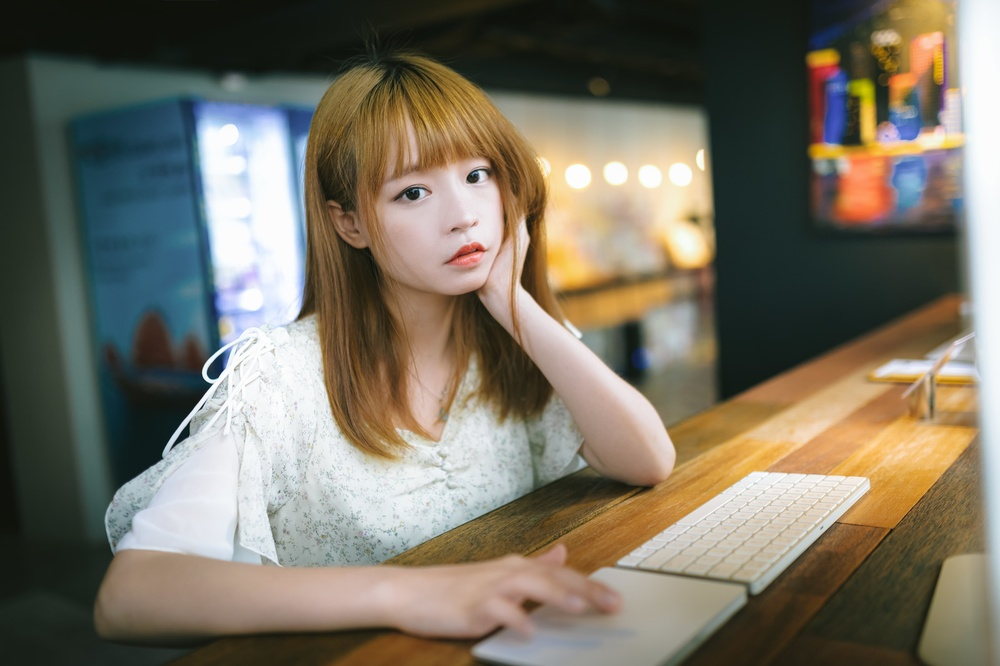
%> input picture kadai_img/free1.jpg, 1000 x 666 px, shrunk from 1600 x 1066 before the run
$ octave kadai3.m   (GNU Octave 9; MATLAB toolbox functions it lacks are replaced by stand-ins)
%> lines starting %> are read from the running program, lines starting %| are printed output that depends on the picture; in (x1, y1, x2, y2) boxes, pixels count from 0 and x2, y2 are one past the last pixel; in counts of white or black regions, pixels touching at a corner belong together; the program's own positions count from 1
% 課題３　閾値処理

clear; % 変数のオールクリア

ORG=imread('free1.jpg'); % 原画像の入力
%> ORG is the input picture: size 666x1000x3 uint8; mean R, G, B 120.3, 114.2, 99.5
ORG= rgb2gray(ORG); % カラー画像を白黒濃淡画像へ変換
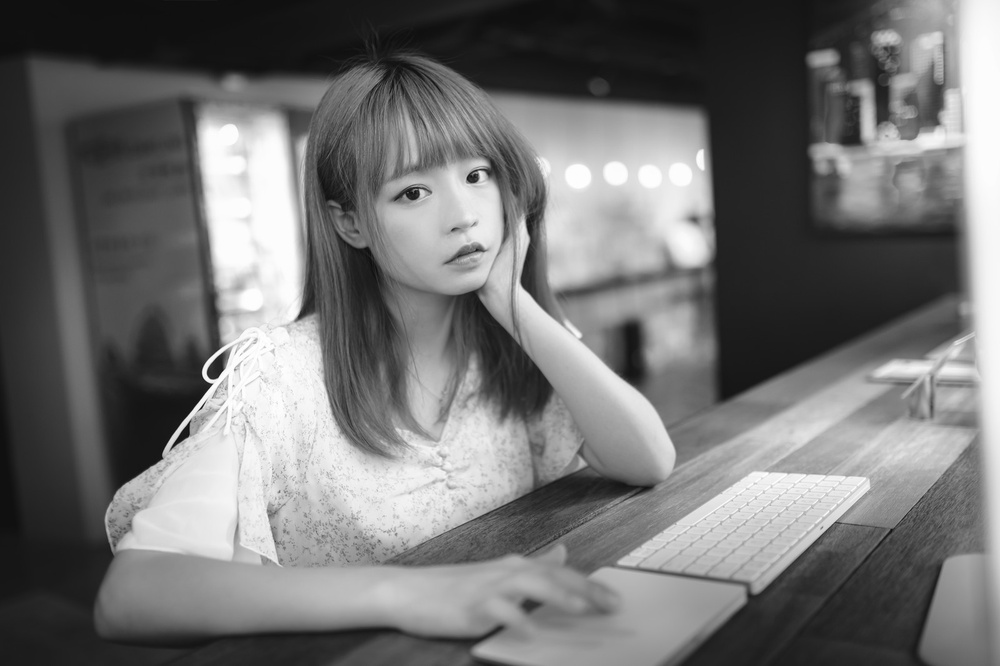
%> ORG: size 666x1000 uint8; min 9, max 255, mean 114.4

imagesc(ORG); colormap(gray); colorbar; % 画像の表示
pause;

IMG = ORG > 64; % 輝度値が64以上の画素を1，その他を0に変換
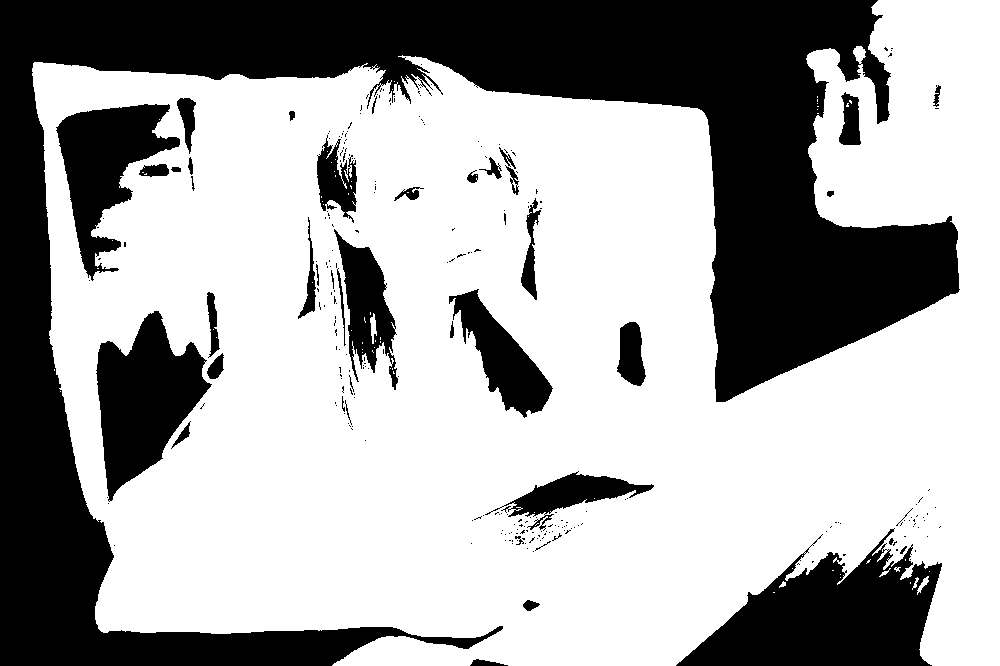
%> IMG: size 666x1000 logical; 65.5% white; 269 black regions (225 under 20 px), largest, box (x1, y1, x2, y2) and area: (0, 0, 960, 666) 165940, (676, 528, 942, 666) 19949, (96, 311, 212, 502) 11964
imagesc(IMG); colormap(gray); colorbar;
pause;

IMG = ORG > 96;
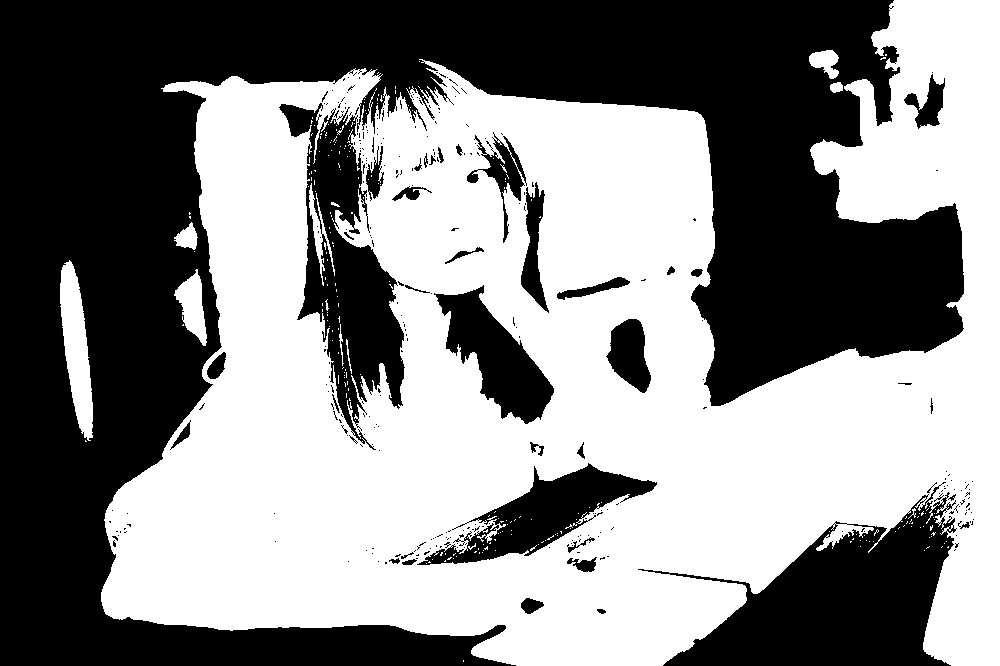
%> IMG: size 666x1000 logical; 53.2% white; 299 black regions (260 under 20 px), largest, box (x1, y1, x2, y2) and area: (0, 0, 964, 666) 242233, (638, 482, 957, 666) 26494, (279, 103, 405, 450) 17226
imagesc(IMG); colormap(gray); colorbar;
pause;

IMG = ORG > 128;
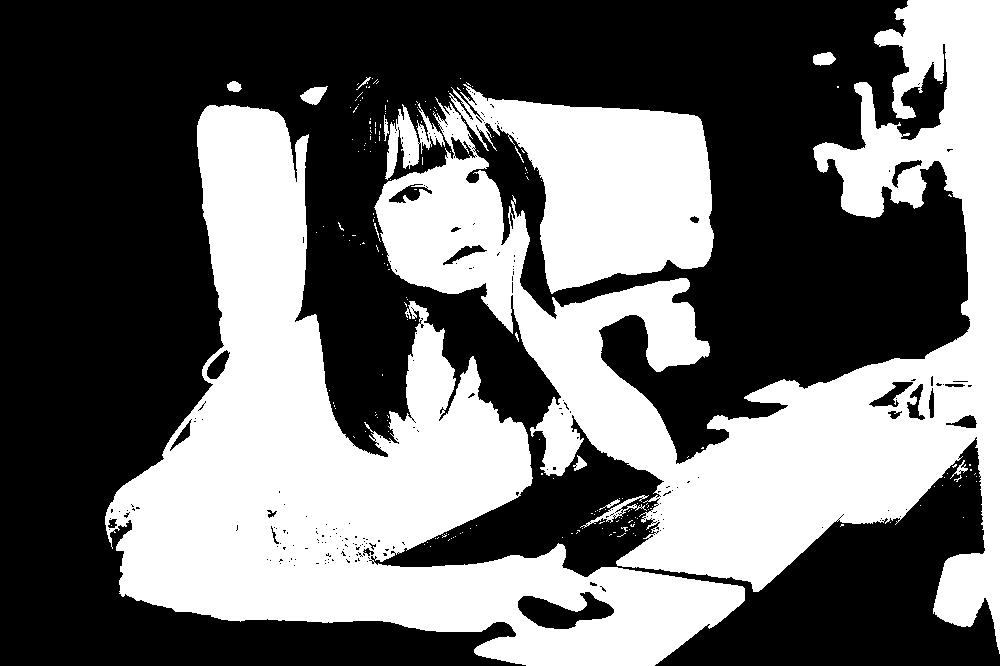
%> IMG: size 666x1000 logical; 42.3% white; 197 white regions (183 under 20 px), largest, box (x1, y1, x2, y2) and area: (374, 0, 1000, 654) 151375, (105, 105, 745, 666) 126362, (385, 103, 445, 180) 1768
imagesc(IMG); colormap(gray); colorbar;
pause;

IMG = ORG > 192;
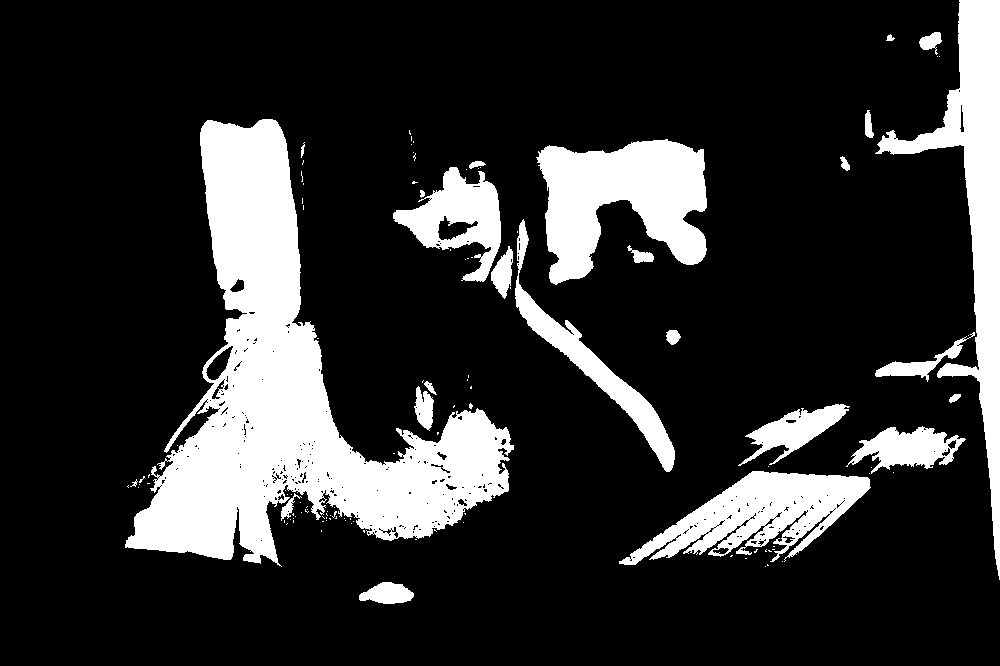
%> IMG: size 666x1000 logical; 18.9% white; 116 white regions (91 under 20 px), largest, box (x1, y1, x2, y2) and area: (125, 119, 514, 567) 61085, (875, 0, 1000, 580) 17030, (536, 139, 707, 285) 15450
imagesc(IMG); colormap(gray); colorbar;

$ run again, with kadai_img/ishiahra_satomi.jpg copied over kadai_img/free1.jpg
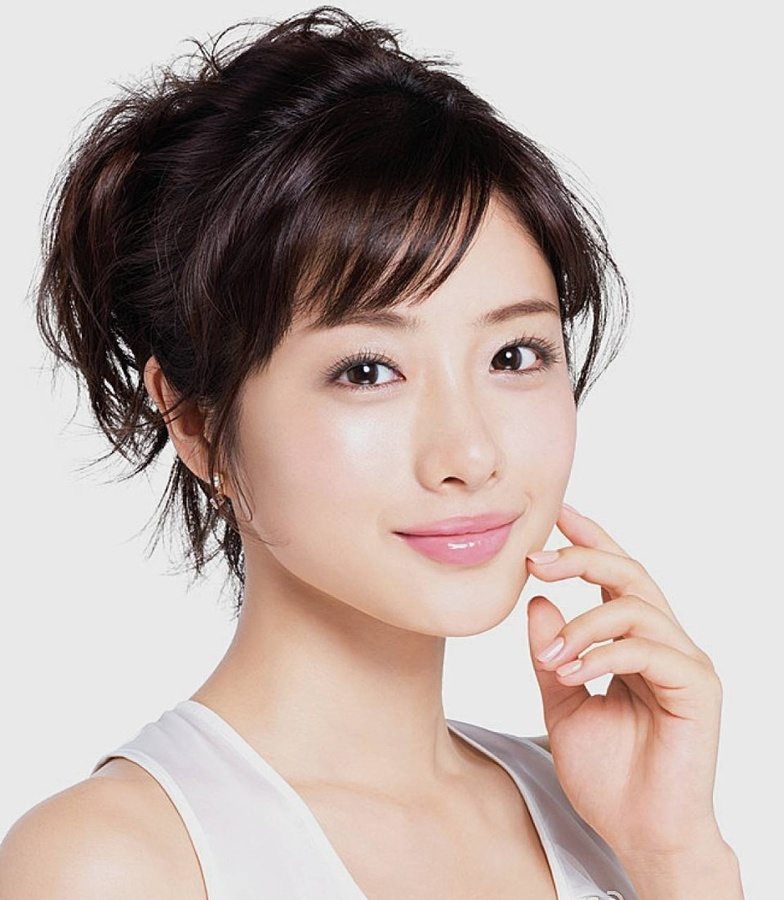
%> input picture kadai_img/ishiahra_satomi.jpg, 784 x 900 px, shrunk from 960 x 1103 before the run
%> ORG is the input picture: size 900x784x3 uint8; mean R, G, B 187.9, 173.2, 168
%> ORG: size 900x784 uint8
%> `IMG = ORG > 64;`:
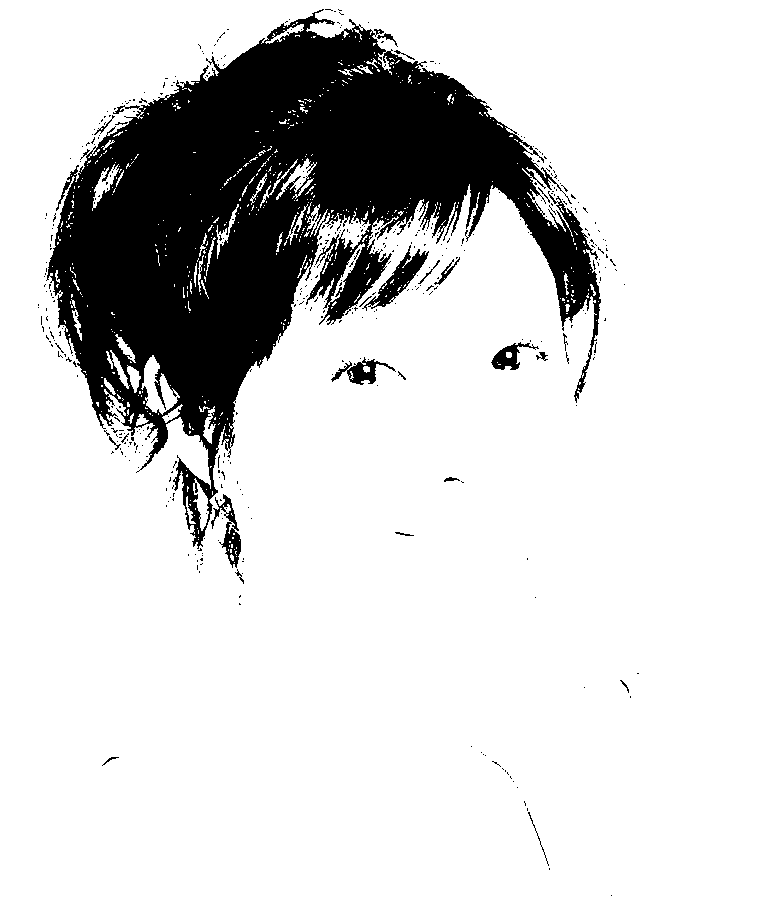
%> IMG: size 900x784 logical; 83.4% white; 433 black regions (411 under 20 px), largest, box (x1, y1, x2, y2) and area: (46, 9, 601, 549) 111825, (362, 245, 429, 311) 1150, (211, 494, 241, 568) 726
%> `IMG = ORG > 192;`:
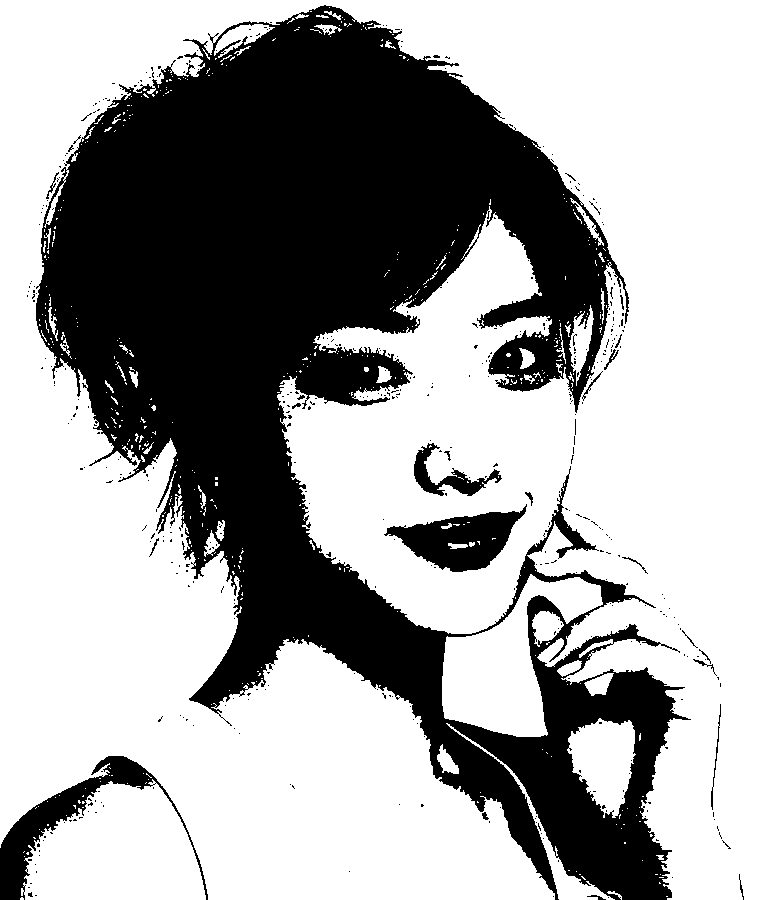
%> IMG: size 900x784 logical; 65.3% white; 453 black regions (430 under 20 px), largest, box (x1, y1, x2, y2) and area: (36, 5, 691, 900) 230739, (0, 756, 208, 900) 5477, (384, 504, 527, 572) 4774

$ run again, with kadai_img/kadai1-1.PNG saved as kadai_img/free1.jpg
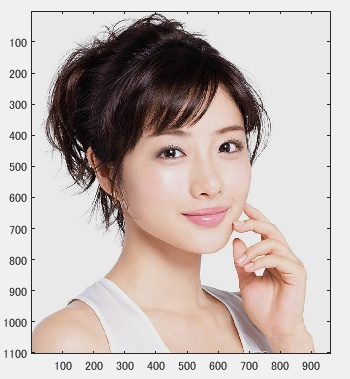
%> input picture kadai_img/kadai1-1.PNG, 350 x 379 px
%> ORG is the input picture: size 379x350x3 uint8; mean R, G, B 195.8, 184.5, 180.5
%> ORG: size 379x350 uint8
%> `IMG = ORG > 64;`:
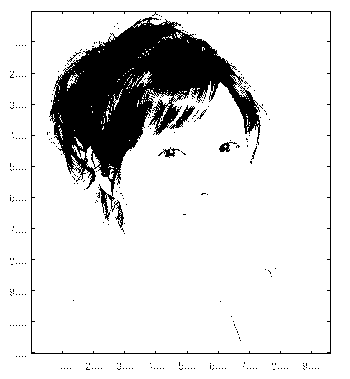
%> IMG: size 379x350 logical; 86% white; 270 black regions (262 under 20 px), largest, box (x1, y1, x2, y2) and area: (49, 17, 261, 228) 16375, (31, 11, 331, 354) 1389, (169, 105, 195, 129) 180
%> `IMG = ORG > 192;`:
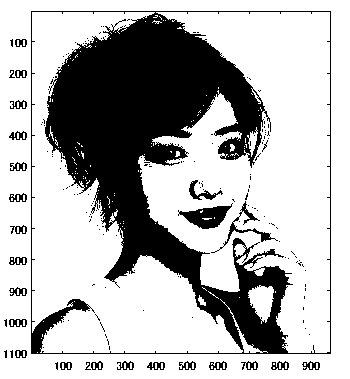
%> IMG: size 379x350 logical; 70.8% white; 176 black regions (150 under 20 px), largest, box (x1, y1, x2, y2) and area: (31, 11, 331, 354) 35464, (178, 203, 233, 229) 702, (211, 201, 278, 253) 368

$ run again, with kadai_img/kadai1-2.PNG saved as kadai_img/free1.jpg
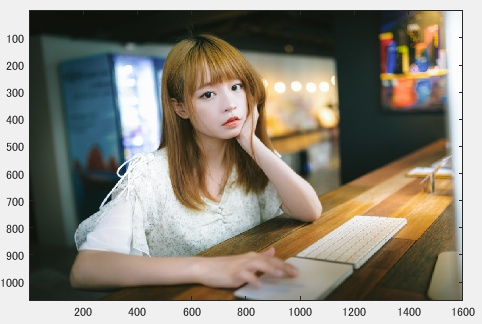
%> input picture kadai_img/kadai1-2.PNG, 482 x 324 px
%> ORG is the input picture: size 324x482x3 uint8; mean R, G, B 140.8, 135.9, 124.1
%> ORG: size 324x482 uint8
%> `IMG = ORG > 64;`:
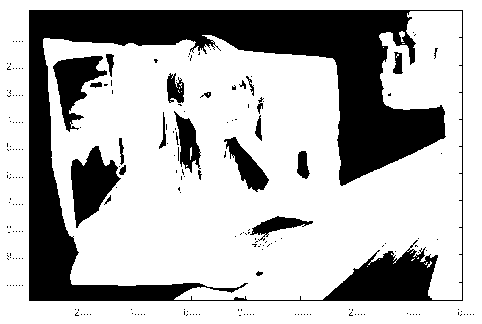
%> IMG: size 324x482 logical; 71.4% white; 211 black regions (189 under 20 px), largest, box (x1, y1, x2, y2) and area: (29, 10, 463, 301) 36273, (71, 146, 121, 228) 2242, (53, 56, 107, 132) 1843
%> `IMG = ORG > 192;`:
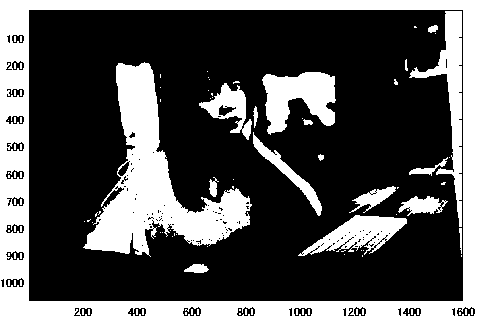
%> IMG: size 324x482 logical; 33% white; 106 white regions (88 under 20 px), largest, box (x1, y1, x2, y2) and area: (0, 0, 482, 324) 27760, (83, 62, 252, 257) 11503, (262, 72, 336, 135) 2903
